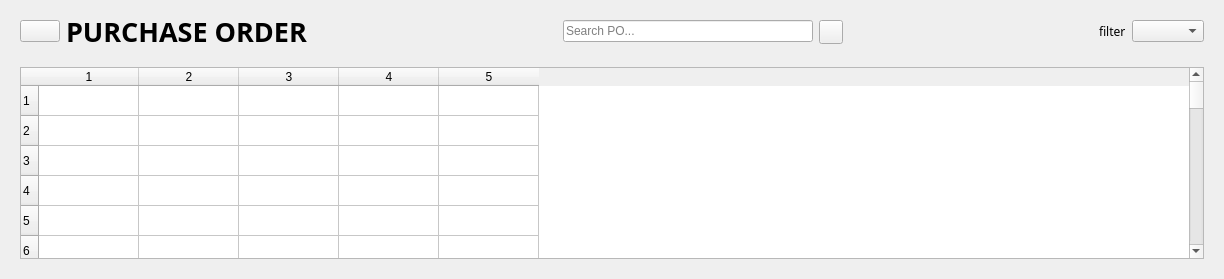
         <widget class="QWidget" name="home_menu_PO">
          <layout class="QVBoxLayout" name="verticalLayout_10">
           <item>
            <widget class="QWidget" name="widget_6" native="true">
             <property name="sizePolicy">
              <sizepolicy hsizetype="MinimumExpanding" vsizetype="MinimumExpanding">
               <horstretch>0</horstretch>
               <verstretch>0</verstretch>
              </sizepolicy>
             </property>
             <property name="minimumSize">
              <size>
               <width>171</width>
               <height>41</height>
              </size>
             </property>
             <property name="maximumSize">
              <size>
               <width>16777215</width>
               <height>41</height>
              </size>
             </property>
             <layout class="QHBoxLayout" name="horizontalLayout_3">
              <item>
               <widget class="QPushButton" name="refresh_home">
                <property name="sizePolicy">
                 <sizepolicy hsizetype="Fixed" vsizetype="Fixed">
                  <horstretch>0</horstretch>
                  <verstretch>0</verstretch>
                 </sizepolicy>
                </property>
                <property name="text">
                 <string/>
                </property>
                <property name="icon">
                 <iconset resource="resources.qrc">
                  <normaloff>:/Green/assets/icon/dark_green/refresh-ccw.svg</normaloff>:/Green/assets/icon/dark_green/refresh-ccw.svg</iconset>
                </property>
               </widget>
              </item>
              <item>
               <widget class="QLabel" name="title_lbl">
                <property name="font">
                 <font>
                  <family>Montserrat</family>
                  <pointsize>20</pointsize>
                  <weight>75</weight>
                  <bold>true</bold>
                 </font>
                </property>
                <property name="text">
                 <string>PURCHASE ORDER</string>
                </property>
               </widget>
              </item>
              <item>
               <spacer name="horizontalSpacer_8">
                <property name="orientation">
                 <enum>Qt::Horizontal</enum>
                </property>
                <property name="sizeHint" stdset="0">
                 <size>
                  <width>250</width>
                  <height>20</height>
                 </size>
                </property>
               </spacer>
              </item>
              <item>
               <widget class="QLineEdit" name="search_po">
                <property name="sizePolicy">
                 <sizepolicy hsizetype="Expanding" vsizetype="Fixed">
                  <horstretch>0</horstretch>
                  <verstretch>0</verstretch>
                 </sizepolicy>
                </property>
                <property name="minimumSize">
                 <size>
                  <width>250</width>
                  <height>0</height>
                 </size>
                </property>
                <property name="placeholderText">
                 <string>Search PO...</string>
                </property>
               </widget>
              </item>
              <item>
               <widget class="QPushButton" name="search_po_btn">
                <property name="sizePolicy">
                 <sizepolicy hsizetype="Fixed" vsizetype="Fixed">
                  <horstretch>0</horstretch>
                  <verstretch>0</verstretch>
                 </sizepolicy>
                </property>
                <property name="minimumSize">
                 <size>
                  <width>24</width>
                  <height>24</height>
                 </size>
                </property>
                <property name="maximumSize">
                 <size>
                  <width>24</width>
                  <height>24</height>
                 </size>
                </property>
                <property name="text">
                 <string/>
                </property>
                <property name="icon">
                 <iconset resource="resources.qrc">
                  <normaloff>:/Green/assets/icon/dark_green/search.svg</normaloff>:/Green/assets/icon/dark_green/search.svg</iconset>
                </property>
               </widget>
              </item>
              <item>
               <spacer name="horizontalSpacer_16">
                <property name="orientation">
                 <enum>Qt::Horizontal</enum>
                </property>
                <property name="sizeHint" stdset="0">
                 <size>
                  <width>250</width>
                  <height>20</height>
                 </size>
                </property>
               </spacer>
              </item>
              <item>
               <widget class="QLabel" name="filter_lbl">
                <property name="font">
                 <font>
                  <family>Montserrat</family>
                 </font>
                </property>
                <property name="text">
                 <string>filter</string>
                </property>
               </widget>
              </item>
              <item>
               <widget class="QComboBox" name="filet_box"/>
              </item>
             </layout>
            </widget>
           </item>
           <item>
            <widget class="QWidget" name="widget_7" native="true">
             <property name="sizePolicy">
              <sizepolicy hsizetype="MinimumExpanding" vsizetype="Preferred">
               <horstretch>0</horstretch>
               <verstretch>0</verstretch>
              </sizepolicy>
             </property>
             <layout class="QVBoxLayout" name="verticalLayout_7">
              <item>
               <widget class="QTableWidget" name="po_table">
                <property name="rowCount">
                 <number>50</number>
                </property>
                <property name="columnCount">
                 <number>5</number>
                </property>
                <row/>
                <row/>
                <row/>
                <row/>
                <row/>
                <row/>
                <row/>
                <row/>
                <row/>
                <row/>
                <row/>
                <row/>
                <row/>
                <row/>
                <row/>
                <row/>
                <row/>
                <row/>
                <row/>
                <row/>
                <row/>
                <row/>
                <row/>
                <row/>
                <row/>
                <row/>
                <row/>
                <row/>
                <row/>
                <row/>
                <row/>
                <row/>
                <row/>
                <row/>
                <row/>
                <row/>
                <row/>
                <row/>
                <row/>
                <row/>
                <row/>
                <row/>
                <row/>
                <row/>
                <row/>
                <row/>
                <row/>
                <row/>
                <row/>
                <row/>
                <column/>
                <column/>
                <column/>
                <column/>
                <column/>
               </widget>
              </item>
             </layout>
            </widget>
           </item>
          </layout>
         </widget>
